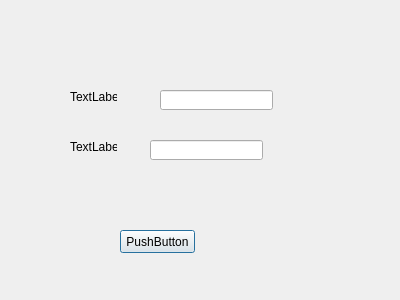
<?xml version="1.0" encoding="UTF-8"?>
<ui version="4.0">
 <class>Identification</class>
 <widget class="QDialog" name="Identification">
  <property name="geometry">
   <rect>
    <x>0</x>
    <y>0</y>
    <width>400</width>
    <height>300</height>
   </rect>
  </property>
  <property name="windowTitle">
   <string>Dialog</string>
  </property>
  <widget class="QLabel" name="label">
   <property name="geometry">
    <rect>
     <x>70</x>
     <y>90</y>
     <width>47</width>
     <height>13</height>
    </rect>
   </property>
   <property name="text">
    <string>TextLabel</string>
   </property>
  </widget>
  <widget class="QLabel" name="label_2">
   <property name="geometry">
    <rect>
     <x>70</x>
     <y>140</y>
     <width>47</width>
     <height>13</height>
    </rect>
   </property>
   <property name="text">
    <string>TextLabel</string>
   </property>
  </widget>
  <widget class="QPushButton" name="pushButton">
   <property name="geometry">
    <rect>
     <x>120</x>
     <y>230</y>
     <width>75</width>
     <height>23</height>
    </rect>
   </property>
   <property name="text">
    <string>PushButton</string>
   </property>
  </widget>
  <widget class="QLineEdit" name="lineEdit">
   <property name="geometry">
    <rect>
     <x>160</x>
     <y>90</y>
     <width>113</width>
     <height>20</height>
    </rect>
   </property>
  </widget>
  <widget class="QLineEdit" name="lineEdit_2">
   <property name="geometry">
    <rect>
     <x>150</x>
     <y>140</y>
     <width>113</width>
     <height>20</height>
    </rect>
   </property>
  </widget>
 </widget>
 <resources/>
 <connections/>
</ui>
